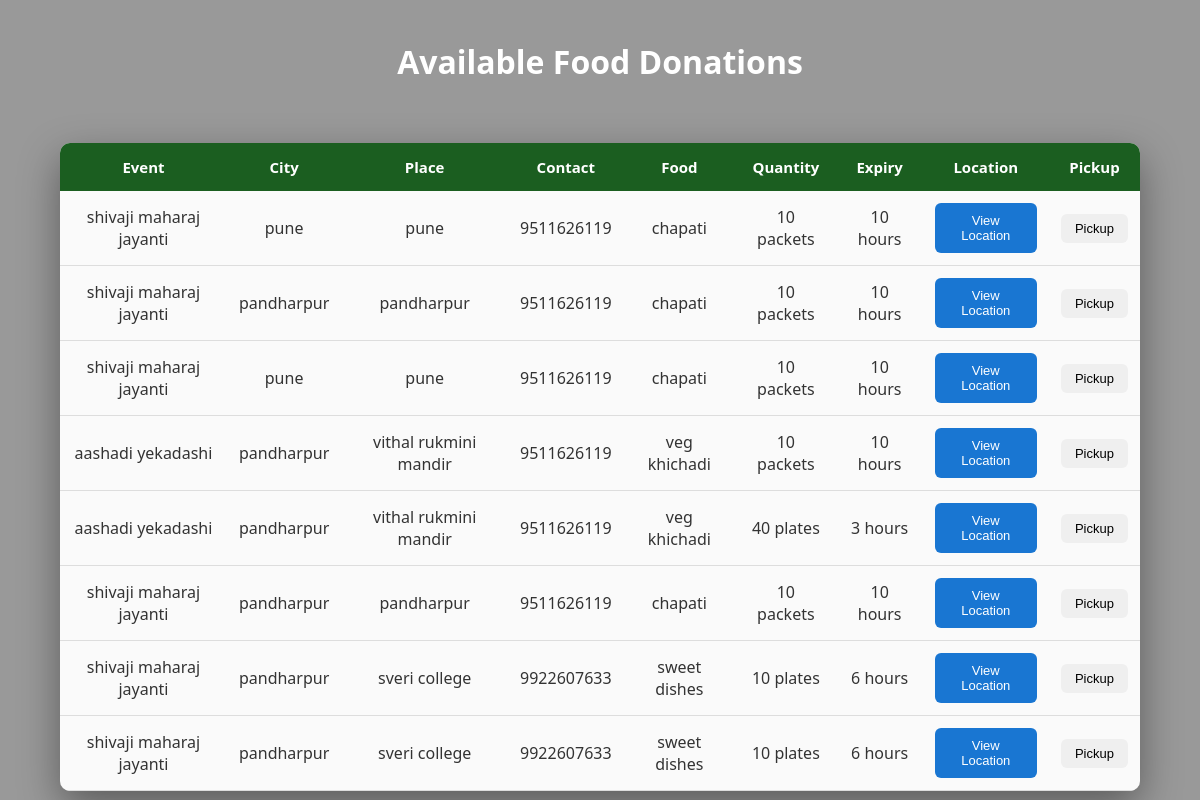
Page /ngo on the earlier database version.
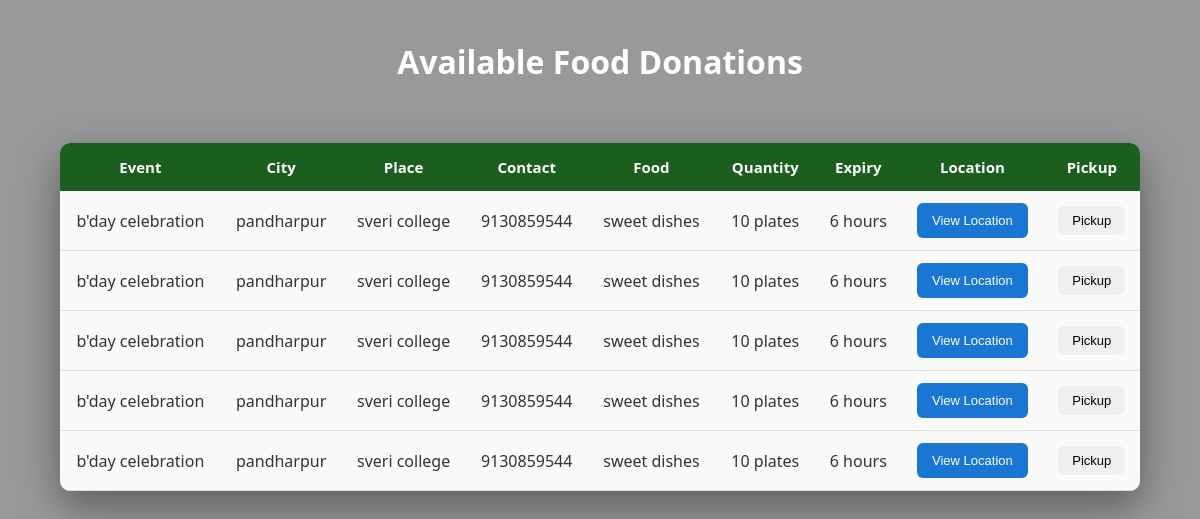
Same page on the later database version.
### tables this page shows
CREATE TABLE food(
        id INTEGER PRIMARY KEY AUTOINCREMENT,
        event_name TEXT,
        city TEXT,
        event_place TEXT,
        contact TEXT,
        food_type TEXT,
        quantity TEXT,
        expiry TEXT,
        latitude TEXT,
        longitude TEXT
    );

### application.py (the view)
@app.route("/ngo")
def ngo():
    conn = sqlite3.connect("food.db")
    cur = conn.cursor()
    cur.execute("SELECT * FROM food")
    data = cur.fetchall()
    conn.close()
    return render_template("ngoinfo.html", data=data)

### templates/ngoinfo.html (shortened to what this page needs)
<!DOCTYPE html>
<html>
<head>
<link rel="stylesheet" href="/static/style.css">
</head>
<body>
<h1 style="text-align:center;color:white;margin-top:40px;">
Available Food Donations
</h1>
<div class="table-container">
<table>
<tr>
<th>Event</th>
<th>City</th>
<th>Place</th>
<th>Contact</th>
<th>Food</th>
<th>Quantity</th>
<th>Expiry</th>
<th>Location</th>
<th>Pickup</th>
</tr>
{% for row in data %}
<tr>
<td>{{ row[1] }}</td>
<td>{{ row[2] }}</td>
<td>{{ row[3] }}</td>
<td>{{ row[4] }}</td>
<td>{{ row[5] }}</td>
<td>{{ row[6] }}</td>
<td>{{ row[7] }}</td>
<td>
<a href="https://www.google.com/maps?q={{row[8]}},{{row[9]}}" target="_blank">
<button class="location-btn">View Location</button>
</a>
</td>
<td>
<a href="/delete/{{row[0]}}">
<button class="pickup-btn">Pickup</button>
</a>
</td>
</tr>
{% endfor %}
</table>
</div>
</body>
</html>

### static/style.css (style rules this page uses)
body { font-family:'Segoe UI',sans-serif; margin:0; padding:0; background-image:url("https://images.unsplash.com/photo-1542838132-92c53300491e"); background-size:cover; background-position:center; background-repeat:no-repeat; background-attachment:fixed; background-color:rgba(0,0,0,0.4); background-blend-mode:overlay; }
h1 { color:#1b5e20; margin-bottom:10px; }
.location-btn { background:#1976d2; color:white; border:none; padding:10px 15px; border-radius:6px; cursor:pointer; }
table { border-collapse:collapse; margin:auto; margin-top:60px; width:90%; background:rgba(255,255,255,0.95); border-radius:10px; overflow:hidden; box-shadow:0 15px 40px rgba(0,0,0,0.4); }
th { background:#1b5e20; color:white; padding:14px; font-size:15px; }
td { padding:12px; text-align:center; border-bottom:1px solid #ddd; color:#333; }
table button { padding:7px 14px; border-radius:6px; border:none; cursor:pointer; font-size:13px; }

Differences in the rows shown:
removed food: event_name "shivaji maharaj jayanti", city "pune", event_place "pune", contact "9511626119", food_type "chapati", quantity "10 packets", expiry "10 hours"
removed food: event_name "shivaji maharaj jayanti", city "pandharpur", event_place "pandharpur", contact "9511626119", food_type "chapati", quantity "10 packets", expiry "10 hours"
removed food: event_name "shivaji maharaj jayanti", city "pune", event_place "pune", contact "9511626119", food_type "chapati", quantity "10 packets", expiry "10 hours"
removed food: event_name "aashadi yekadashi", city "pandharpur", event_place "vithal rukmini mandir", contact "9511626119", food_type "veg khichadi", quantity "10 packets", expiry "10 hours"
removed food: event_name "aashadi yekadashi", city "pandharpur", event_place "vithal rukmini mandir", contact "9511626119", food_type "veg khichadi", quantity "40 plates", expiry "3 hours"
removed food: event_name "shivaji maharaj jayanti", city "pandharpur", event_place "pandharpur", contact "9511626119", food_type "chapati", quantity "10 packets", expiry "10 hours"
removed food: event_name "shivaji maharaj jayanti", city "pandharpur", event_place "sveri college", contact "9922607633", food_type "sweet dishes", quantity "10 plates", expiry "6 hours"
removed food: event_name "shivaji maharaj jayanti", city "pandharpur", event_place "sveri college", contact "9922607633", food_type "sweet dishes", quantity "10 plates", expiry "6 hours"
added food: event_name "b'day celebration", city "pandharpur", event_place "sveri college", contact "9130859544", food_type "sweet dishes", quantity "10 plates", expiry "6 hours"
added food: event_name "b'day celebration", city "pandharpur", event_place "sveri college", contact "9130859544", food_type "sweet dishes", quantity "10 plates", expiry "6 hours"
added food: event_name "b'day celebration", city "pandharpur", event_place "sveri college", contact "9130859544", food_type "sweet dishes", quantity "10 plates", expiry "6 hours"
added food: event_name "b'day celebration", city "pandharpur", event_place "sveri college", contact "9130859544", food_type "sweet dishes", quantity "10 plates", expiry "6 hours"
added food: event_name "b'day celebration", city "pandharpur", event_place "sveri college", contact "9130859544", food_type "sweet dishes", quantity "10 plates", expiry "6 hours"
